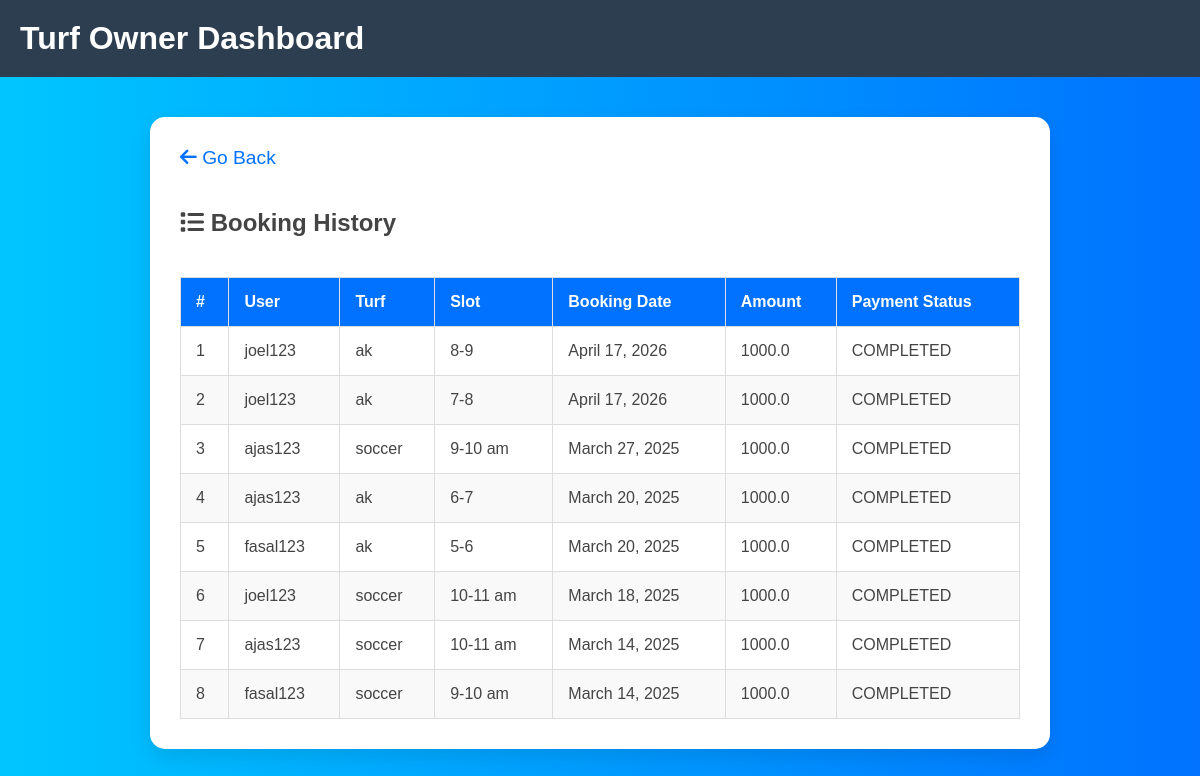
/turfapp/booking-history/ (signed in), run on the app's committed database.
### publicapp/models.py (models this page shows)
class BookTurf(models.Model):
    user = models.ForeignKey(Userprofile, on_delete=models.CASCADE,blank=True, null=True)
    turf = models.ForeignKey(Turf, on_delete=models.CASCADE,blank=True, null=True)
    slot = models.ForeignKey(Slot, on_delete=models.CASCADE,blank=True, null=True)
    booking_date = models.DateField(blank=True, null=True)
    payment_status = models.CharField(max_length=50, choices=[('PENDING', 'Pending'), ('COMPLETED', 'Completed')], default='PENDING',blank=True, null=True)
    amount = models.FloatField(blank=True, null=True)
    status =models.CharField(max_length=50,default=True)
    is_active = models.BooleanField(null=False, blank=True, default=True)
    created_at = models.DateTimeField(auto_now_add=True,blank=True, null=True)
    updated_at = models.DateTimeField(auto_now=True,blank=True, null=True)

### userapp/models.py (models this page shows)
class Userprofile(AbstractUser):
    user_type=models.CharField( max_length=50,null=False,blank=False,choices=USER_TYPE_CHOICES)
    status = models.CharField(max_length=20, null=True, choices=STATUS_CHOICE)
    is_active = models.BooleanField(null=False,blank=True,default=True)
    created=models.DateTimeField(auto_now=True)
    updated=models.DateTimeField(auto_now=True)
    groups = models.ManyToManyField( 'auth.Group', related_name='userprofile_groups', blank=True)
    user_permissions = models.ManyToManyField('auth.Permission', related_name='userprofile_permissions', blank=True)

### turfapp/models.py (models this page shows)
class Turf(models.Model):
        Ownername = models.ForeignKey(Userprofile, on_delete=models.CASCADE, blank=True, null=True)
        turfname=models.CharField(max_length=250,null=True,blank=True)
        phone=models.CharField(max_length=250,null=True,blank=True)
        image=models.ImageField(upload_to="images/",null=True,blank=True)
        email=models.EmailField(null=True,blank=True)
        address=models.CharField(max_length=1000,null=True,blank=True)
        location=models.CharField(max_length=1000,null=True,blank=True)
        rent=models.FloatField(null=True,blank=True)
        opentime=models.CharField(max_length=1000,null=True,blank=True)
        closingtime=models.CharField(max_length=1000,null=True,blank=True)
        status =models.CharField(max_length=50,default=True)
        is_active = models.BooleanField(null=False, blank=True, default=True)
        created_at = models.DateTimeField(auto_now=True)
        updated_at= models.DateTimeField(auto_now=True)

class Slot(models.Model):
        turfid=models.ForeignKey(Turf, on_delete=models.CASCADE, blank=True, null=True)
        timeslot=models.CharField(max_length=1000,null=True,blank=True)
        status =models.CharField(max_length=50,default=False)
        is_active = models.BooleanField(null=False, blank=True, default=True)
        created_at = models.DateTimeField(auto_now=True)
        updated_at= models.DateTimeField(auto_now=True)

### turfapp/views.py (the view)
# urls.py: path('booking-history/', TurfOwnerBookingHistoryView.as_view(), name='turf_owner_booking_history'),
class TurfOwnerBookingHistoryView(View):
    def get(self, request):
        owner_id = request.session.get('user_id')
        owner_turfs = Turf.objects.filter(Ownername_id=owner_id)
        bookings = BookTurf.objects.filter(turf__in=owner_turfs).select_related('user', 'turf', 'slot').order_by('-booking_date')
        return render(request, 'turf/viewbooking.html', {'bookings': bookings})

### templates/turf/viewbooking.html (shortened to what this page needs)
{% load static %}
<!DOCTYPE html>
<html lang="en">
<head>
    <link rel="stylesheet" href="{% static 'turfcss/style.css' %}">
    <link rel="stylesheet" href="{% static 'turfcss/turfhome.css' %} ">
    <link rel="stylesheet" href="https://cdnjs.cloudflare.com/ajax/libs/font-awesome/6.0.0/css/all.min.css">
</head>
<body>
    <header class="header">
        <div class="logo">
            <h1>Turf Owner Dashboard</h1>
        </div>
    </header>
    <div class="container" style="max-width: 70%;">
        <a href="{% url 'turfapp:loadturf' %}" class="back-arrow">
            <i class="fas fa-arrow-left"></i> Go Back
        </a>
        <h2><i class="fas fa-list"></i> Booking History</h2>
        <div class="table-container">
            <table>
                <thead>
                    <tr>
                        <th>#</th>
                        <th>User</th>
                        <th>Turf</th>
                        <th>Slot</th>
                        <th>Booking Date</th>
                        <th>Amount</th>
                        <th>Payment Status</th>
                    </tr>
                </thead>
                <tbody>
                    {% for booking in bookings %}
        <tr>
            <td>{{ forloop.counter }}</td>
            <td>{{ booking.user.username }}</td>
            <td>{{ booking.turf.turfname }}</td>
            <td>{{ booking.slot.timeslot }}</td>
            <td>{{ booking.booking_date }}</td>
            <td>{{ booking.amount }}</td>
            <td>{{ booking.payment_status }}</td>
        </tr>
        {% empty %}
        <tr>
            <td colspan="7">No bookings found.</td>
        </tr>
        {% endfor %}
                </tbody>
            </table>
        </div>
    </div>
</body>
</html>

### static/turfcss/style.css (style rules this page uses)
body { font-family: 'Arial', sans-serif; margin: 0; padding: 0; background: linear-gradient(to right, #00c6ff, #0072ff); color: #444; }
.container { max-width: 400px; margin: 40px auto; background: white; padding: 30px; border-radius: 15px; box-shadow: 0 8px 20px rgba(0, 0, 0, 0.1); animation: fadeIn 1s ease-in-out; }
.back-arrow { display: inline-block; margin-bottom: 20px; font-size: 1.2em; color: #0072ff; text-decoration: none; transition: color 0.3s; }
.table-container { width: 100%; overflow-x: auto; }
table { width: 100%; border-collapse: collapse; margin-top: 20px; font-size: 1em; }
table thead { background-color: #0072ff; color: white; }
table th, table td { padding: 15px; text-align: left; border: 1px solid #ddd; }
table tbody tr:nth-child(even) { background-color: #f9f9f9; }

### static/turfcss/turfhome.css (style rules this page uses)
body { font-family: 'Arial', sans-serif; margin: 0; padding: 0; background-color: #f4f4f9; }
.header { display: flex; justify-content: space-between; align-items: center; padding: 20px; background-color: #2c3e50; color: white; }
.logo h1 { margin: 0; }
* { text-decoration:none ; }
body { font-family: Arial, sans-serif; margin: 0; padding: 0; background-color: #f4f4f4; }

### data on the page
BookTurf: user.username "joel123", turf.turfname "ak", slot.timeslot "8-9", booking_date "April 17, 2026", amount "1000.0", payment_status "COMPLETED"
BookTurf: user.username "joel123", turf.turfname "ak", slot.timeslot "7-8", booking_date "April 17, 2026", amount "1000.0", payment_status "COMPLETED"
BookTurf: user.username "ajas123", turf.turfname "soccer", slot.timeslot "9-10 am", booking_date "March 27, 2025", amount "1000.0", payment_status "COMPLETED"
BookTurf: user.username "ajas123", turf.turfname "ak", slot.timeslot "6-7", booking_date "March 20, 2025", amount "1000.0", payment_status "COMPLETED"
BookTurf: user.username "fasal123", turf.turfname "ak", slot.timeslot "5-6", booking_date "March 20, 2025", amount "1000.0", payment_status "COMPLETED"
BookTurf: user.username "joel123", turf.turfname "soccer", slot.timeslot "10-11 am", booking_date "March 18, 2025", amount "1000.0", payment_status "COMPLETED"
BookTurf: user.username "ajas123", turf.turfname "soccer", slot.timeslot "10-11 am", booking_date "March 14, 2025", amount "1000.0", payment_status "COMPLETED"
BookTurf: user.username "fasal123", turf.turfname "soccer", slot.timeslot "9-10 am", booking_date "March 14, 2025", amount "1000.0", payment_status "COMPLETED"
